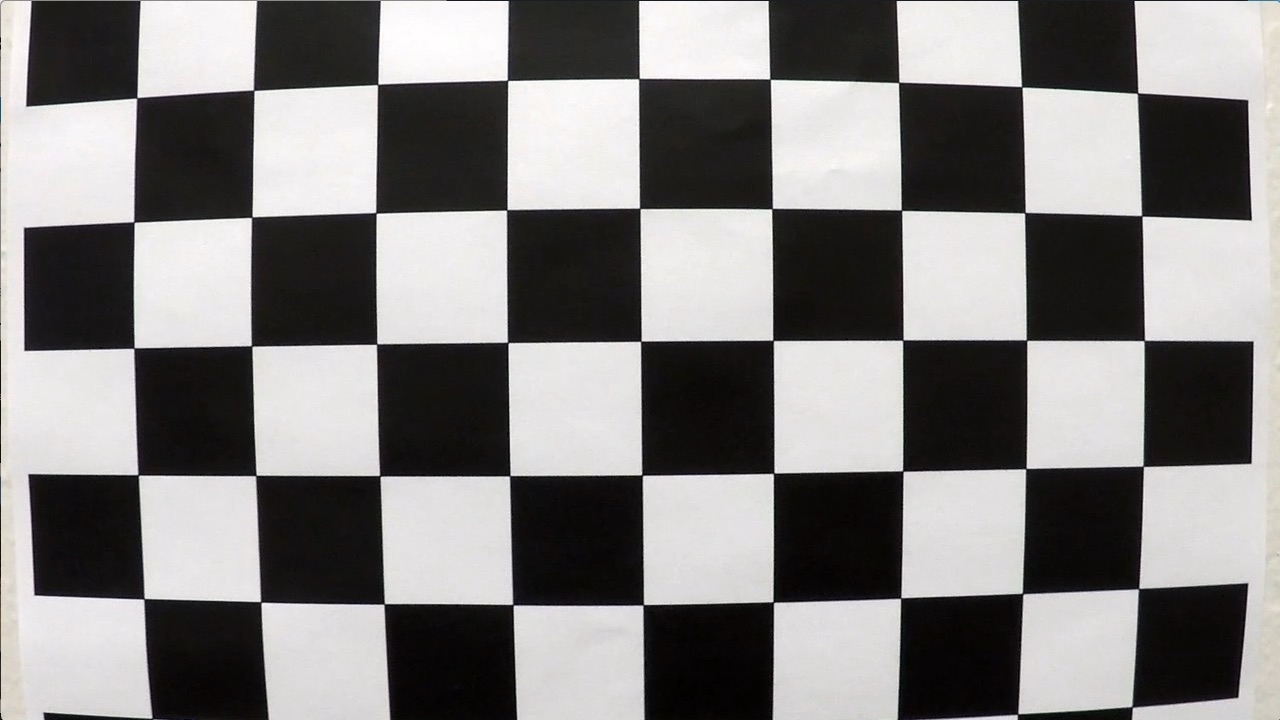
#> input picture camera_cal/calibration1.jpg, 1280 x 720 px
$ python -i lane_finding.py   (imports and definitions only)   (older library calls are emulated)
#> lines starting #> are read from the running program, lines starting #| are printed output that depends on the picture; after the words box and inside, x2 and y2 are one past the last pixel; in counts of white or black regions, pixels touching at a corner belong together
#> further down, picture is the input picture: shape (720, 1280, 3); mean B, G, R 127.8, 128.4, 130.1
#!/usr/bin/env python3
"""Part 3: full original OpenCV lane-finding pipeline for coursework.
Calibration -> undistortion -> color/gradient mask -> bird's-eye warp ->
histogram/sliding-window lane fit -> curve/offset estimate -> road overlay.
Not intended for vehicle control or safety-critical use.
"""
from pathlib import Path
from collections import deque
import argparse, sys
import cv2
import numpy as np
IMG_EXT={'.jpg','.jpeg','.png','.bmp','.tif','.tiff'}
VID_EXT={'.mp4','.mov','.avi','.mkv','.m4v'}
REF_SIZE=(1280,720); BOARD=(9,6)

# [25 lines left out: function calibrate_camera, not called in this run]

def load_calibration(path):
    d=np.load(path,allow_pickle=False)
    return {'K':d['camera_matrix'],'dist':d['dist_coeffs'],'w':int(d['image_width']),'h':int(d['image_height']),'rms':float(d['rms'])}

# [8 lines left out: function undistort, not called in this run]

def threshold_markings(im):
    h,w=im.shape[:2]
#> h = 720; w = 1280
    hls=cv2.cvtColor(im,cv2.COLOR_BGR2HLS)
#> hls: shape (720, 1280, 3); mean of channels 0, 1, 2 82.1, 128.9, 22.5
    hsv=cv2.cvtColor(im,cv2.COLOR_BGR2HSV)
#> hsv: shape (720, 1280, 3); mean H, S, V 82.1, 23, 130.3
    L=hls[:,:,1]; S=hls[:,:,2]
#> after `S = hls[:, :, 2]`:
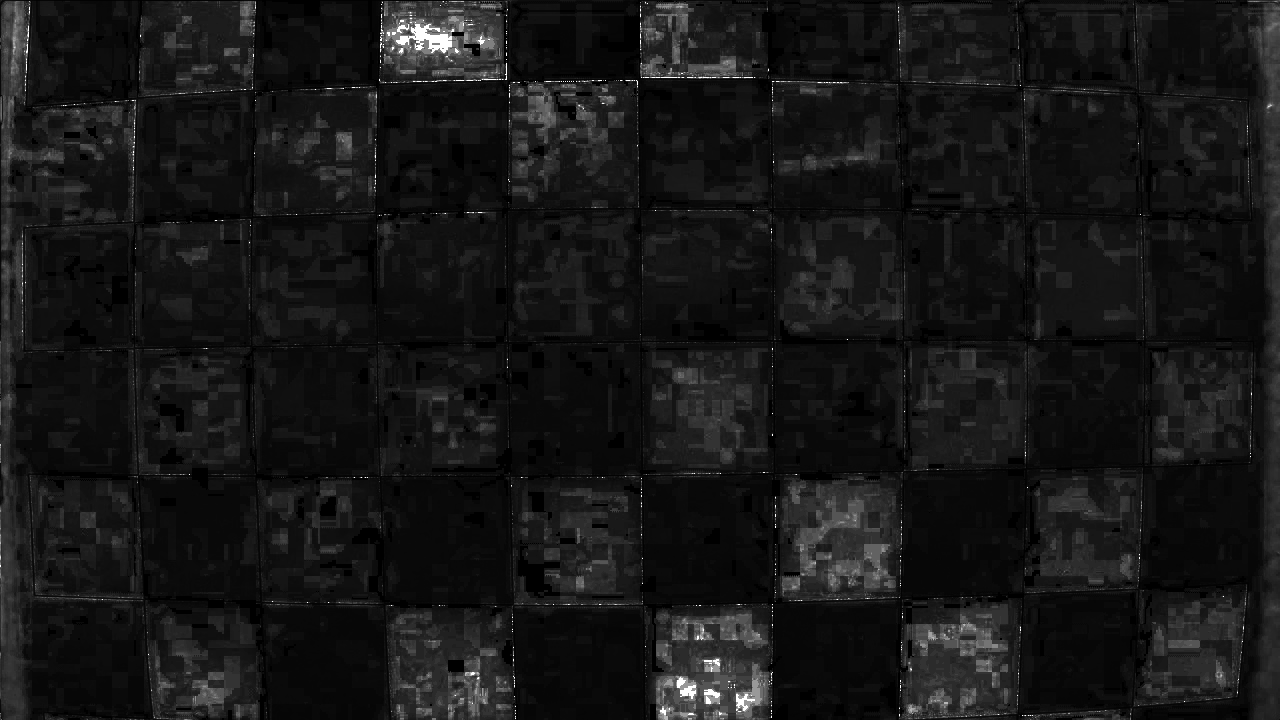
#> S: shape (720, 1280); min 0, max 255, mean 22.5
    white=cv2.inRange(hls,np.array([0,190,0],np.uint8),np.array([180,255,160],np.uint8))
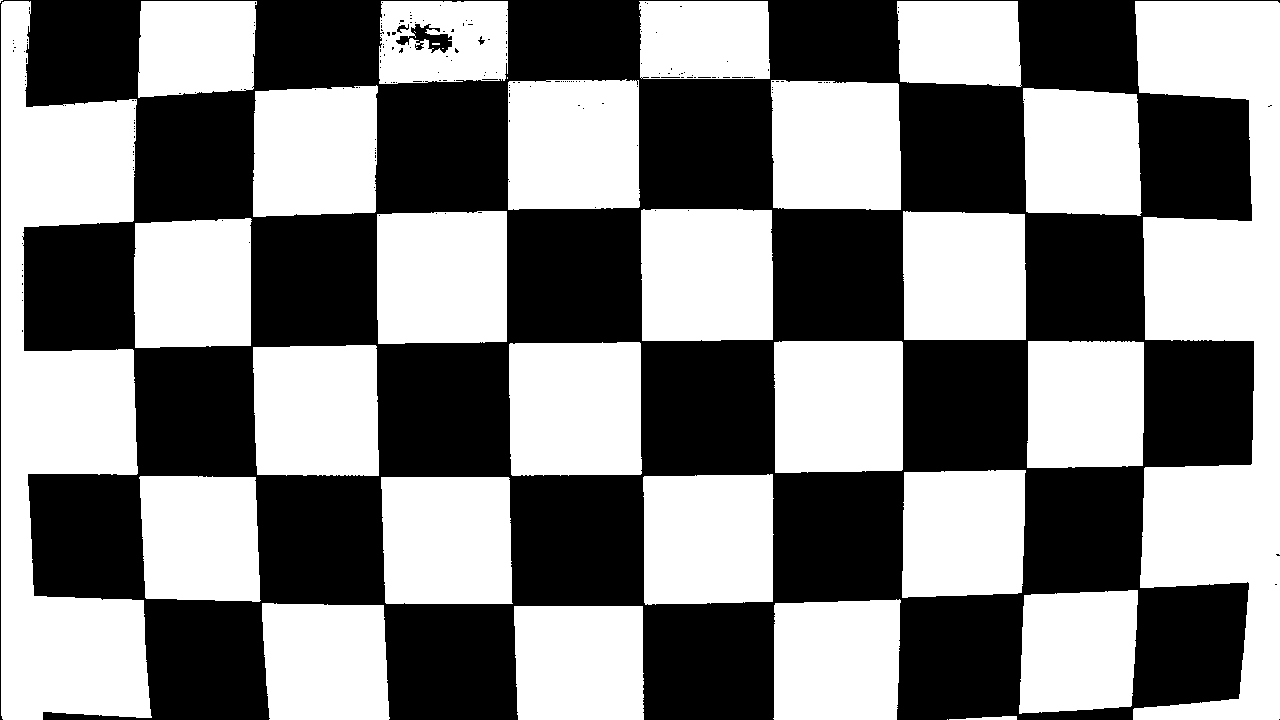
#> white: shape (720, 1280); 51.1% white; 202 black regions (198 under 20 px), largest, box (x1, y1, x2, y2) and area: (0, 0, 1280, 720) 449713, (396, 24, 452, 53) 703, (397, 24, 409, 33) 47, (478, 36, 485, 45) 26
    yh=cv2.inRange(hls,np.array([12,70,55],np.uint8),np.array([42,255,255],np.uint8)); yv=cv2.inRange(hsv,np.array([12,70,70],np.uint8),np.array([42,255,255],np.uint8)); yellow=cv2.bitwise_or(yh,yv)
#> after `yh = cv2.inRange(hls, np.array([12, 70, 55], np.uint8), np.array([42, `: yh: shape (720, 1280); 1.2% white; 402 white regions (333 under 20 px), largest, box (x1, y1, x2, y2) and area: (1, 1, 26, 80) 1190, (1256, 3, 1280, 62) 930, (1264, 58, 1280, 118) 638
#> after `yv = cv2.inRange(hsv, np.array([12, 70, 70], np.uint8), np.array([42, `: yv: shape (720, 1280); 0.01% white in thin lines or dots, all inside (x1, y1, x2, y2) = (0, 579, 1, 640)
    sx=cv2.Sobel(L,cv2.CV_32F,1,0,ksize=3); mn,mx,_,_=cv2.minMaxLoc(sx)
#> after `sx = cv2.Sobel(L, cv2.CV_32F, 1, 0, ksize=3)`:
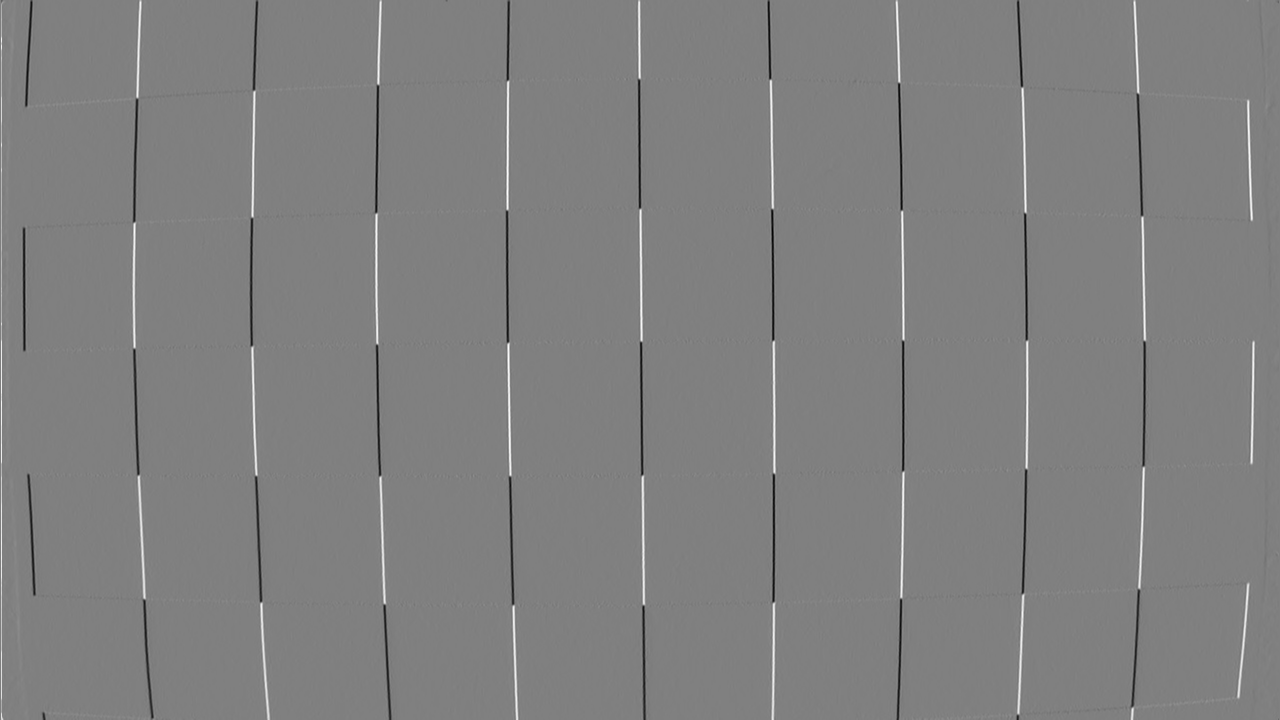
#> sx: shape (720, 1280) float32; min -943, max 934, mean 0.4; drawn with min black and max white
#> after `mn, mx, _, _ = cv2.minMaxLoc(sx)`: mn = -943; mx = 934
    peak=max(abs(mn),abs(mx))
#> peak = 943
    grad=cv2.inRange(cv2.convertScaleAbs(sx,alpha=255/max(1,peak)),22,150) if peak>0 else np.zeros((h,w),np.uint8)
#> grad: shape (720, 1280); 1.5% white in thin lines or dots
    grad=cv2.bitwise_and(grad,cv2.inRange(L,55,255)); grad=cv2.bitwise_and(grad,cv2.bitwise_or(cv2.inRange(S,0,175),yellow))
#> after `grad = cv2.bitwise_and(grad, cv2.inRange(L, 55, 255))`: grad: shape (720, 1280); 0.81% white in thin lines or dots
#> after `grad = cv2.bitwise_and(grad, cv2.bitwise_or(cv2.inRange(S, 0, 175), ye`: grad: shape (720, 1280); 0.79% white in thin lines or dots
    binary=cv2.bitwise_or(cv2.bitwise_or(white,yellow),grad)
#> binary: shape (720, 1280); 51.2% white; 185 black regions (173 under 20 px), largest, box (x1, y1, x2, y2) and area: (43, 0, 1249, 720) 340341, (23, 0, 384, 600) 80525, (1143, 340, 1254, 467) 13726
    roi=np.zeros((h,w),np.uint8)
    poly=np.array([[[int(.04*w),h-1],[int(.42*w),int(.56*h)],[int(.58*w),int(.56*h)],[int(.98*w),h-1]]],np.int32); cv2.fillPoly(roi,poly,255)
#> after `cv2.fillPoly(roi, poly, 255)`: roi: shape (720, 1280); 24.3% white; 1 white region, box (x1, y1, x2, y2) and area: (51, 403, 1255, 720) 223670
    binary=cv2.bitwise_and(binary,roi); binary=cv2.morphologyEx(binary,cv2.MORPH_OPEN,cv2.getStructuringElement(cv2.MORPH_RECT,(3,3)))
#> after `binary = cv2.bitwise_and(binary, roi)`:
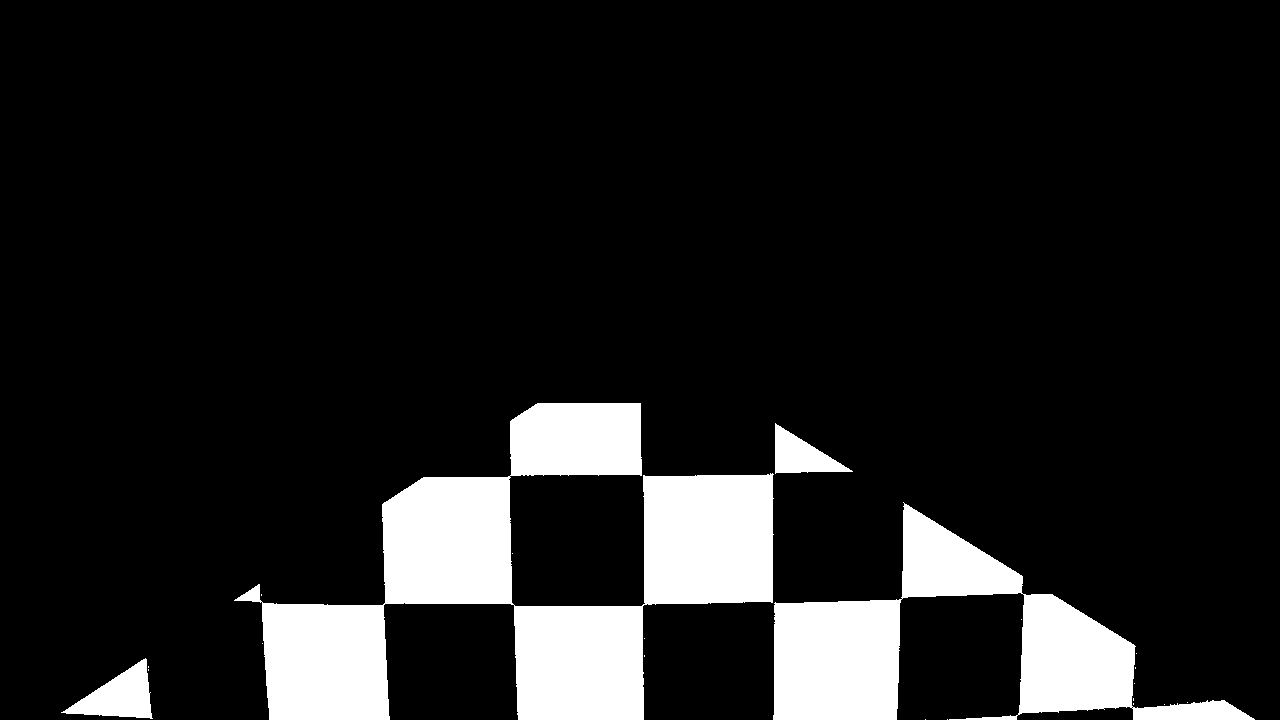
#> binary: shape (720, 1280); 11.9% white; 21 white regions (17 under 20 px), largest, box (x1, y1, x2, y2) and area: (234, 403, 774, 720) 70267, (773, 502, 1255, 720) 34513, (61, 658, 153, 719) 2777, (775, 423, 853, 474) 1969
#> after `binary = cv2.morphologyEx(binary, cv2.MORPH_OPEN, cv2.getStructuringEl`: binary: shape (720, 1280); 11.9% white; 13 white regions, largest, box (x1, y1, x2, y2) and area: (643, 474, 773, 605) 16515, (382, 477, 512, 604) 15647, (773, 600, 901, 720) 14806
    return (binary>0).astype(np.uint8)

# [4 lines left out: function perspective_matrices, not called in this run]

def warp(im,M,interp=cv2.INTER_LINEAR):
    h,w=im.shape[:2]; return cv2.warpPerspective(im,M,(w,h),flags=interp)

# [53 lines left out: function fit_lanes, not called in this run]

class Tracker:
    def __init__(self): self.l=deque(maxlen=7); self.r=deque(maxlen=7); self.last=None; self.misses=0

    # [58 lines left out: functions update, measure, overlay, not called in this run]

class Pipeline:
    def __init__(self,cal,smooth=False): self.cal=cal; self.cache={}; self.tracker=Tracker() if smooth else None
    # [87 lines left out: functions process, process_images, process_video, write_summary, main, not called in this run]
# [3 lines not run here, left out]

>>> import cv2
>>> picture = cv2.imread('camera_cal/calibration1.jpg')
>>> result = threshold_markings(picture)
